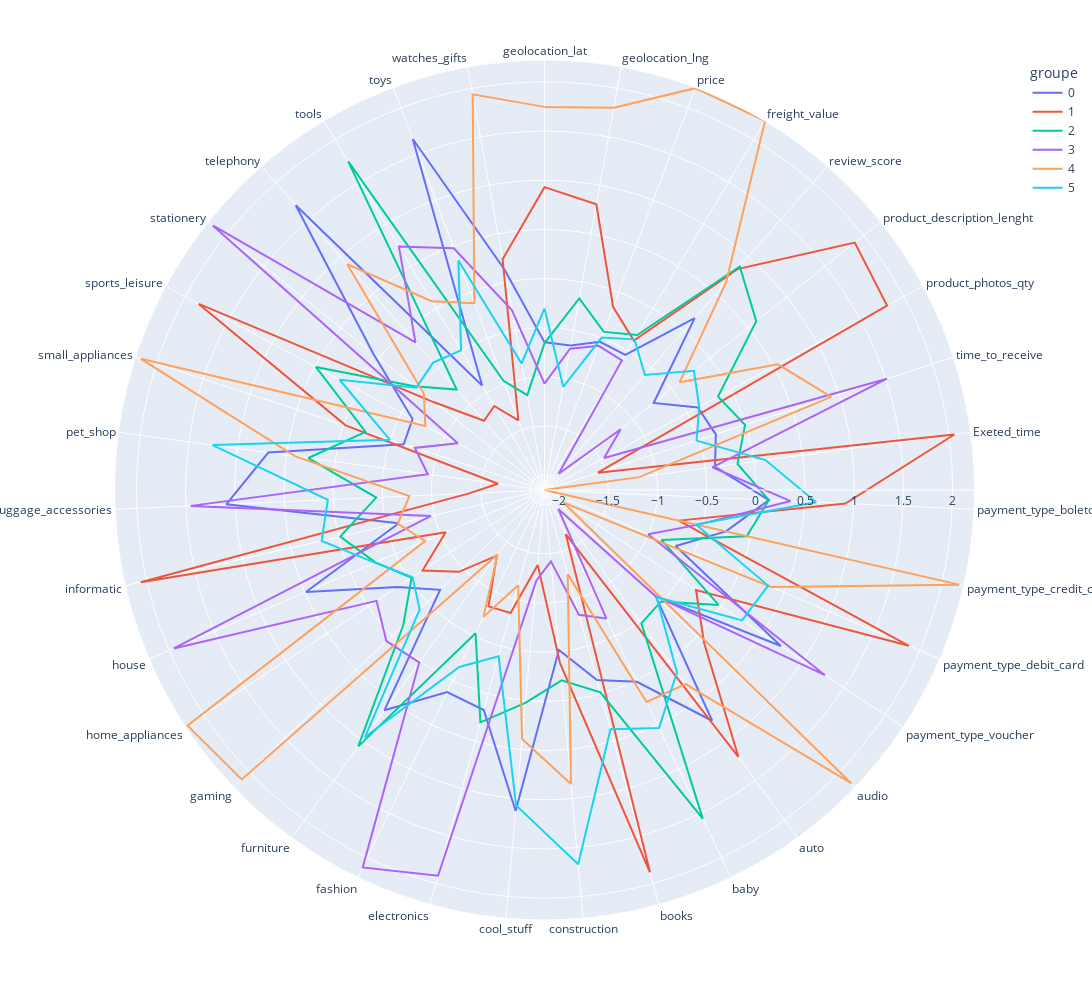

Notebook cell for this chart:
### Code cell
import plotly.express as px
ax = px.line_polar(Synthesis, r="values", theta='variables', line_close=True, color='groupe')
ax.update_layout(autosize=False,width=1500,height=1000)

### Figure 1 — Plotly figure (JSON) as saved in the notebook; plotly's stock layout.template omitted (floating-point values rounded to 4 significant figures)
{"data": [{"hovertemplate": "groupe=0<br>values=%{r}<br>variables=%{theta}<extra></extra>", "legendgroup": "0", "line": {"color": "#636efa", "dash": "solid"}, "marker": {"symbol": "circle"}, "mode": "lines", "name": "0", "r": [-0.6481, -0.6576, -0.5406, -0.5484, 0.1706, -0.731, -0.3803, -0.3184, -0.3999, 0.1345, -0.2579, -0.6994, 0.7304, -0.5852, 0.7506, 0.01466, -0.1452, -0.5159, 1.127, 0.1712, 0.1307, 0.6195, -0.681, -0.3595, 0.4887, -0.6312, 1.09, 0.6844, -0.644, -0.6265, 0.07992, 1.696, -0.9131, 1.663, 0.1295, -0.6481], "showlegend": true, "subplot": "polar", "theta": ["geolocation_lat", "geolocation_lng", "price", "freight_value", "review_score", "product_description_lenght", "product_photos_qty", "time_to_receive", "Exeted_time", "payment_type_boleto", "payment_type_credit_card", "payment_type_debit_card", "payment_type_voucher", "audio", "auto", "baby", "books", "construction", "cool_stuff", "electronics", "fashion", "furniture", "gaming", "home_appliances", "house", "informatic", "luggage_accessories", "pet_shop", "small_appliances", "sports_leisure", "stationery", "telephony", "tools", "toys", "watches_gifts", "geolocation_lat"], "type": "scatterpolar"}, {"hovertemplate": "groupe=1<br>values=%{r}<br>variables=%{theta}<extra></extra>", "legendgroup": "1", "line": {"color": "#EF553B", "dash": "solid"}, "marker": {"symbol": "circle"}, "mode": "lines", "name": "1", "r": [0.9301, 0.8022, -0.1634, -0.379, 0.8327, 1.886, 1.807, -1.58, 2.057, 0.9128, -0.7506, 1.881, -0.3041, 0.09417, 1.204, -1.653, 1.884, -0.3799, -1.386, -0.8521, -0.837, -1.326, -0.9461, -0.6647, -1.058, 2.062, -1.383, -1.673, -0.02395, 1.844, -0.7243, -1.216, -1.155, -1.395, 0.2351, 0.9301, 0.8022, -0.1634, -0.379, 0.8327, 1.886, 1.807, -1.58, 2.057, 0.9128, -0.7506, 1.881, -0.3041, 0.09417, 1.204, -1.653, 1.884, -0.3799, -1.386, -0.8521, -0.837, -1.326, -0.9461, -0.6647, -1.058, 2.062, -1.383, -1.673, -0.02395, 1.844, -0.7243, -1.216, -1.155, -1.395, 0.2351, 0.9301], "showlegend": true, "subplot": "polar", "theta": ["geolocation_lat", "geolocation_lng", "price", "freight_value", "review_score", "product_description_lenght", "product_photos_qty", "time_to_receive", "Exeted_time", "payment_type_boleto", "payment_type_credit_card", "payment_type_debit_card", "payment_type_voucher", "audio", "auto", "baby", "books", "construction", "cool_stuff", "electronics", "fashion", "furniture", "gaming", "home_appliances", "house", "informatic", "luggage_accessories", "pet_shop", "small_appliances", "sports_leisure", "stationery", "telephony", "tools", "toys", "watches_gifts", "geolocation_lat", "geolocation_lng", "price", "freight_value", "review_score", "product_description_lenght", "product_photos_qty", "time_to_receive", "Exeted_time", "payment_type_boleto", "payment_type_credit_card", "payment_type_debit_card", "payment_type_voucher", "audio", "auto", "baby", "books", "construction", "cool_stuff", "electronics", "fashion", "furniture", "gaming", "home_appliances", "house", "informatic", "luggage_accessories", "pet_shop", "small_appliances", "sports_leisure", "stationery", "telephony", "tools", "toys", "watches_gifts", "geolocation_lat"], "type": "scatterpolar"}, {"hovertemplate": "groupe=2<br>values=%{r}<br>variables=%{theta}<extra></extra>", "legendgroup": "2", "line": {"color": "#00cc96", "dash": "solid"}, "marker": {"symbol": "circle"}, "mode": "lines", "name": "2", "r": [-0.6566, -0.1701, -0.4331, -0.3144, 0.8685, 0.6044, -0.1462, -0.005718, -0.1698, 0.1334, -0.04078, -0.8565, -0.02902, -0.5106, -0.4742, 1.56, -0.01541, -0.2062, 0.02399, 0.301, -0.5343, 1.073, -0.1635, -0.531, -0.2792, -0.01968, -0.4374, 0.2728, -0.2367, 0.4905, -0.4574, -0.7934, 1.743, -0.965, -1.17, -0.6566], "showlegend": true, "subplot": "polar", "theta": ["geolocation_lat", "geolocation_lng", "price", "freight_value", "review_score", "product_description_lenght", "product_photos_qty", "time_to_receive", "Exeted_time", "payment_type_boleto", "payment_type_credit_card", "payment_type_debit_card", "payment_type_voucher", "audio", "auto", "baby", "books", "construction", "cool_stuff", "electronics", "fashion", "furniture", "gaming", "home_appliances", "house", "informatic", "luggage_accessories", "pet_shop", "small_appliances", "sports_leisure", "stationery", "telephony", "tools", "toys", "watches_gifts", "geolocation_lat"], "type": "scatterpolar"}, {"hovertemplate": "groupe=3<br>values=%{r}<br>variables=%{theta}<extra></extra>", "legendgroup": "3", "line": {"color": "#ab63fa", "dash": "solid"}, "marker": {"symbol": "circle"}, "mode": "lines", "name": "3", "r": [-1.068, -0.6906, -0.5841, -0.6158, -1.932, -1.159, -1.463, 1.513, -0.4281, 0.3549, -0.556, -1.004, 1.268, -0.5928, -1.912, -0.7003, -0.8332, -1.423, -1.228, 1.92, 2.111, 0.01724, 0.07457, -0.1037, 1.95, -0.9663, 1.451, -0.9529, -0.7646, -1.149, 2.165, -0.1557, 0.7355, 0.4755, -0.2906, -1.068], "showlegend": true, "subplot": "polar", "theta": ["geolocation_lat", "geolocation_lng", "price", "freight_value", "review_score", "product_description_lenght", "product_photos_qty", "time_to_receive", "Exeted_time", "payment_type_boleto", "payment_type_credit_card", "payment_type_debit_card", "payment_type_voucher", "audio", "auto", "baby", "books", "construction", "cool_stuff", "electronics", "fashion", "furniture", "gaming", "home_appliances", "house", "informatic", "luggage_accessories", "pet_shop", "small_appliances", "sports_leisure", "stationery", "telephony", "tools", "toys", "watches_gifts", "geolocation_lat"], "type": "scatterpolar"}, {"hovertemplate": "groupe=4<br>values=%{r}<br>variables=%{theta}<extra></extra>", "legendgroup": "4", "line": {"color": "#FFA15A", "dash": "solid"}, "marker": {"symbol": "circle"}, "mode": "lines", "name": "4", "r": [1.747, 1.801, 2.215, 2.223, 0.6582, -0.3938, 0.5464, 0.9155, -1.176, -2.151, 2.176, 0.3567, -1.923, 2.169, 0.291, 0.2429, -1.263, 0.8531, 0.392, -1.145, -0.7184, -1.339, 2.11, 2.201, -0.83, -0.6199, -0.7749, 0.412, 2.167, -0.7743, -0.5817, 0.8986, 0.08603, -0.1212, 1.94, 1.747], "showlegend": true, "subplot": "polar", "theta": ["geolocation_lat", "geolocation_lng", "price", "freight_value", "review_score", "product_description_lenght", "product_photos_qty", "time_to_receive", "Exeted_time", "payment_type_boleto", "payment_type_credit_card", "payment_type_debit_card", "payment_type_voucher", "audio", "auto", "baby", "books", "construction", "cool_stuff", "electronics", "fashion", "furniture", "gaming", "home_appliances", "house", "informatic", "luggage_accessories", "pet_shop", "small_appliances", "sports_leisure", "stationery", "telephony", "tools", "toys", "watches_gifts", "geolocation_lat"], "type": "scatterpolar"}, {"hovertemplate": "groupe=5<br>values=%{r}<br>variables=%{theta}<extra></extra>", "legendgroup": "5", "line": {"color": "#19d3f3", "dash": "solid"}, "marker": {"symbol": "circle"}, "mode": "lines", "name": "5", "r": [-0.3038, -1.084, -0.4942, -0.3658, -0.598, -0.2068, -0.3638, -0.5244, 0.1174, 0.6153, -0.5705, 0.3231, 0.2576, -0.5749, 0.1411, 0.5356, 0.3733, 1.672, 1.07, -0.3958, -0.1524, 0.9558, -0.3943, -0.5417, -0.2718, 0.1748, 0.05521, 1.257, -0.4978, 0.216, -0.4819, -0.4295, -0.4961, 0.3429, -0.8434, -0.3038], "showlegend": true, "subplot": "polar", "theta": ["geolocation_lat", "geolocation_lng", "price", "freight_value", "review_score", "product_description_lenght", "product_photos_qty", "time_to_receive", "Exeted_time", "payment_type_boleto", "payment_type_credit_card", "payment_type_debit_card", "payment_type_voucher", "audio", "auto", "baby", "books", "construction", "cool_stuff", "electronics", "fashion", "furniture", "gaming", "home_appliances", "house", "informatic", "luggage_accessories", "pet_shop", "small_appliances", "sports_leisure", "stationery", "telephony", "tools", "toys", "watches_gifts", "geolocation_lat"], "type": "scatterpolar"}], "layout": {"autosize": false, "height": 1000, "legend": {"title": {"text": "groupe"}, "tracegroupgap": 0}, "margin": {"t": 60}, "polar": {"angularaxis": {"direction": "clockwise", "rotation": 90}, "domain": {"x": [0, 1], "y": [0, 1]}}, "width": 1500}}
